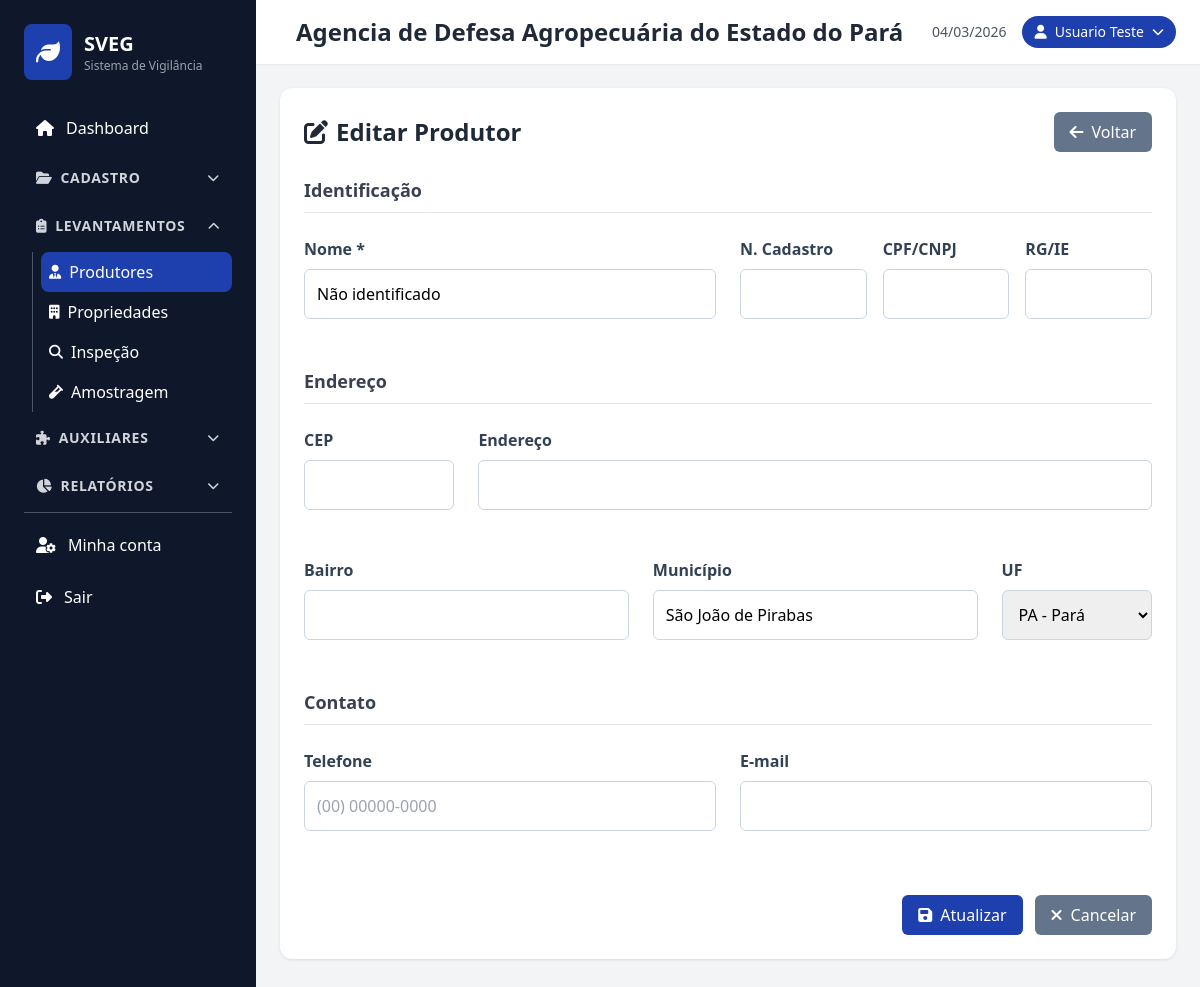
Page /produtores/edit.php?id=1f50199d-0dcd-11f1-afa3-74563ce1484c (signed in) on the committed database.
### tables this page shows
CREATE TABLE `produtores` (
  `id` char(36) NOT NULL,
  `n_cadastro` varchar(50) DEFAULT NULL,
  `cpf_cnpj` varchar(20) DEFAULT NULL,
  `RG_IE` varchar(20) DEFAULT NULL,
  `nome` varchar(100) NOT NULL,
  `CEP` varchar(10) DEFAULT NULL,
  `endereco` varchar(200) DEFAULT NULL,
  `bairro` varchar(100) DEFAULT NULL,
  `municipio` varchar(255) DEFAULT NULL,
  `uf` char(2) DEFAULT NULL,
  `telefone` varchar(20) DEFAULT NULL,
  `email` varchar(100) DEFAULT NULL,
  `criado_em` timestamp NOT NULL DEFAULT CURRENT_TIMESTAMP,
  `atualizado_em` timestamp NOT NULL DEFAULT CURRENT_TIMESTAMP ON UPDATE CURRENT_TIMESTAMP
);

CREATE TABLE `estados` (
  `id` int NOT NULL,
  `nome` varchar(50) NOT NULL,
  `sigla` char(2) NOT NULL,
  `regiao` varchar(20) DEFAULT NULL
);

### includes/functions.php (called while the page is built, shortened)
<?php
function sanitizeInput($data) {
    $data = trim($data);
    $data = stripslashes($data);
    return htmlspecialchars($data, ENT_QUOTES, 'UTF-8');
}
?>

### produtores/edit.php (the view, shortened to what this page needs)
<?php
require_once '../includes/functions.php';
$database = new Database();
$db = $database->getConnection();
$id = isset($_GET['id']) ? sanitizeInput($_GET['id']) : null;
$stmt = $db->prepare("SELECT * FROM produtores WHERE id = :id");
$stmt->bindParam(':id', $id);
$stmt->execute();
$prod = $stmt->fetch(PDO::FETCH_ASSOC);
$val = function($key, $default = '') use ($prod) {
    return isset($_POST[$key]) ? $_POST[$key] : ($prod[$key] ?? $default);
};
$estados = $db->query("SELECT id, nome, sigla FROM estados WHERE id NOT IN (99, 99999) ORDER BY sigla")->fetchAll(PDO::FETCH_ASSOC);
include '../includes/header.php';
?>
<div class="card">
    <div class="flex justify-between items-center mb-6">
        <h2 class="text-2xl font-bold text-gray-800">
            <i class="fas fa-edit mr-2"></i>Editar Produtor
        </h2>
        <a href="index.php" class="btn-secondary">
            <i class="fas fa-arrow-left mr-2"></i>Voltar
        </a>
    </div>
    <form method="POST" class="space-y-6">
        <h3 class="text-lg font-semibold text-gray-700 border-b pb-2">Identificação</h3>
        <div class="grid grid-cols-1 md:grid-cols-2 gap-6">
            <div class="form-group md:col-span-1">
                <label for="nome">Nome *</label>
                <input type="text" id="nome" name="nome" class="form-control" maxlength="100" value="<?php echo htmlspecialchars($val('nome')); ?>" required>
            </div>
            <div class="grid grid-cols-1 sm:grid-cols-3 gap-4 md:col-span-1">
                <div class="form-group">
                    <label for="n_cadastro">N. Cadastro</label>
                    <input type="text" id="n_cadastro" name="n_cadastro" class="form-control" maxlength="50" value="<?php echo htmlspecialchars($val('n_cadastro')); ?>">
                </div>
                <div class="form-group">
                    <label for="cpf_cnpj">CPF/CNPJ</label>
                    <input type="text" id="cpf_cnpj" name="cpf_cnpj" class="form-control mask-cpf-cnpj" data-mask="cpf-cnpj" maxlength="18" value="<?php echo htmlspecialchars($val('cpf_cnpj')); ?>">
                </div>
                <div class="form-group">
                    <label for="RG_IE">RG/IE</label>
                    <input type="text" id="RG_IE" name="RG_IE" class="form-control" maxlength="20" value="<?php echo htmlspecialchars($val('RG_IE')); ?>">
                </div>
            </div>
        </div>
        <h3 class="text-lg font-semibold text-gray-700 border-b pb-2">Endereço</h3>
        <div class="grid grid-cols-1 md:grid-cols-5 gap-6">
            <div class="form-group md:col-span-1">
                <label for="CEP">CEP</label>
                <input type="text" id="CEP" name="CEP" class="form-control mask-cep" data-mask="cep" maxlength="9" value="<?php echo htmlspecialchars($val('CEP')); ?>">
            </div>
            <div class="form-group md:col-span-4">
                <label for="endereco">Endereço</label>
                <input type="text" id="endereco" name="endereco" class="form-control" maxlength="200" value="<?php echo htmlspecialchars($val('endereco')); ?>">
            </div>
            <div class="form-group md:col-span-2">
                <label for="bairro">Bairro</label>
                <input type="text" id="bairro" name="bairro" class="form-control" maxlength="100" value="<?php echo htmlspecialchars($val('bairro')); ?>">
            </div>
            <div class="form-group md:col-span-2">
                <label for="municipio">Município</label>
                <input type="text" id="municipio" name="municipio" class="form-control" maxlength="255" value="<?php echo htmlspecialchars($val('municipio')); ?>">
            </div>
            <div class="form-group md:col-span-1">
                <label for="uf">UF</label>
                <select id="uf" name="uf" class="form-control">
                    <?php foreach ($estados as $e): ?>
                    <option value="<?php echo htmlspecialchars($e['sigla']); ?>" <?php echo ($val('uf') === $e['sigla']) ? 'selected' : ''; ?>><?php echo htmlspecialchars($e['sigla'] . ' - ' . $e['nome']); ?></option>
                    <?php endforeach; ?>
                </select>
            </div>
        </div>
        <h3 class="text-lg font-semibold text-gray-700 border-b pb-2">Contato</h3>
        <div class="grid grid-cols-1 md:grid-cols-2 gap-6">
            <div class="form-group">
                <label for="telefone">Telefone</label>
                <input type="text" id="telefone" name="telefone" class="form-control" maxlength="20" value="<?php echo htmlspecialchars($val('telefone')); ?>">
            </div>
            <div class="form-group">
                <label for="email">E-mail</label>
                <input type="email" id="email" name="email" class="form-control" maxlength="100" value="<?php echo htmlspecialchars($val('email')); ?>">
            </div>
        </div>
        <div class="flex justify-end space-x-3 pt-4">
            <button type="submit" class="btn-primary">
                <i class="fas fa-save mr-2"></i>Atualizar
            </button>
            <a href="index.php" class="btn-secondary">
                <i class="fas fa-times mr-2"></i>Cancelar
            </a>
        </div>
    </form>
</div>
<?php include '../includes/footer.php'; ?>

### css/style.css (style rules this page uses)
body { font-family: 'Segoe UI', Tahoma, Geneva, Verdana, sans-serif; }
.btn-primary { background-color: #1e40af; color: white; padding: 8px 16px; border-radius: 6px; text-decoration: none; display: inline-block; transition: all 0.3s; }
.btn-secondary { background-color: #64748b; color: white; padding: 8px 16px; border-radius: 6px; text-decoration: none; display: inline-block; transition: all 0.3s; }
.form-group { margin-bottom: 1.5rem; }
.form-group label { display: block; margin-bottom: 0.5rem; font-weight: 600; color: #334155; }
.form-group input:not([type="checkbox"]), .form-group select, .form-group textarea { width: 100%; padding: 0.75rem; border: 1px solid #cbd5e1; border-radius: 6px; font-size: 1rem; transition: border-color 0.3s; }
.card { background: white; border-radius: 12px; box-shadow: 0 1px 3px rgba(0, 0, 0, 0.1); padding: 1.5rem; margin-bottom: 1.5rem; }

### rows in the picture
produtores: nome "Não identificado", municipio "São João de Pirabas", uf "PA - Pará"

### other values in the picture
$u['orgao_nome'] "Agencia de Defesa Agropecuária do Estado do Pará"
$user['name'] "Usuario Teste"
